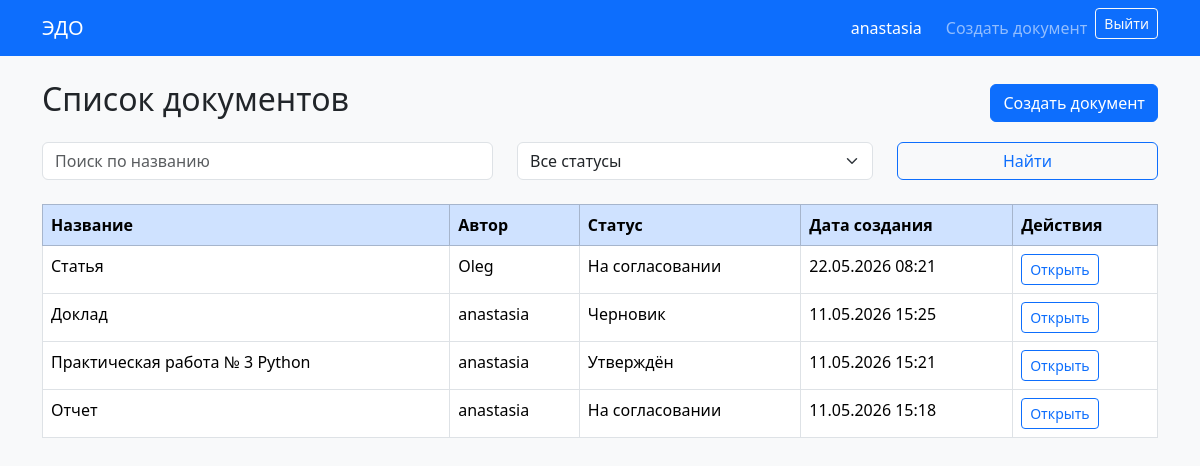
The app's page / (signed in) with its own data.
### documents/models.py (models this page shows, shortened)
class Document(models.Model):
    title = models.CharField(max_length=255, verbose_name='Название')
    description = models.TextField(blank=True, verbose_name='Описание')
    file = models.FileField(upload_to='documents/', verbose_name='Файл')
    author = models.ForeignKey(
        User,
        on_delete=models.CASCADE,
        related_name='documents',
        verbose_name='Автор'
    )
    status = models.ForeignKey(
        Status,
        on_delete=models.SET_NULL,
        null=True,
        blank=True,
        verbose_name='Статус'
    )
    created_at = models.DateTimeField(auto_now_add=True, verbose_name='Дата создания')
    updated_at = models.DateTimeField(auto_now=True, verbose_name='Дата обновления')
    class Meta:
        verbose_name = 'Документ'
        verbose_name_plural = 'Документы'
        ordering = ['-created_at']

class Status(models.Model):
    name = models.CharField(max_length=100, verbose_name='Название статуса')
    class Meta:
        verbose_name = 'Статус'
        verbose_name_plural = 'Статусы'

### documents/views.py (the view)
# urls.py: path('', views.document_list, name='document_list'),
@login_required
def document_list(request):
    query = request.GET.get('q', '')
    status_id = request.GET.get('status', '')
    documents = Document.objects.all()
    statuses = Status.objects.all()
    if query:
        documents = documents.filter(title__icontains=query)
    if status_id:
        documents = documents.filter(status_id=status_id)
    return render(request, 'documents/document_list.html', {
        'documents': documents,
        'statuses': statuses,
        'query': query,
        'selected_status': status_id,
    })

### templates/documents/document_list.html (shortened to what this page needs)
{% extends 'base.html' %}
{% block content %}
<div class="d-flex justify-content-between align-items-center mb-3">
    <h2>Список документов</h2>
    <a href="{% url 'document_create' %}" class="btn btn-primary">
        Создать документ
    </a>
</div>
<form method="get" class="row mb-4">
    <div class="col-md-5">
        <input
            type="text"
            name="q"
            value="{{ query }}"
            class="form-control"
            placeholder="Поиск по названию"
        >
    </div>
    <div class="col-md-4">
        <select name="status" class="form-select">
            <option value="">Все статусы</option>
        </select>
    </div>
    <div class="col-md-3">
        <button class="btn btn-outline-primary w-100">
            Найти
        </button>
    </div>
</form>
<table class="table table-bordered table-hover bg-white">
    <thead class="table-primary">
        <tr>
            <th>Название</th>
            <th>Автор</th>
            <th>Статус</th>
            <th>Дата создания</th>
            <th>Действия</th>
        </tr>
    </thead>
    <tbody>
        {% for document in documents %}
        <tr>
            <td>{{ document.title }}</td>
            <td>{{ document.author.username }}</td>
            <td>
                {% if document.status %}
                    {{ document.status.name }}
                {% else %}
                    Без статуса
                {% endif %}
            </td>
            <td>{{ document.created_at|date:"d.m.Y H:i" }}</td>
            <td>
                <a href="{% url 'document_detail' document.pk %}" class="btn btn-sm btn-outline-primary">
                    Открыть
                </a>
            </td>
        </tr>
        {% empty %}
        <tr>
            <td colspan="5" class="text-center">
                Документы не найдены
            </td>
        </tr>
        {% endfor %}
    </tbody>
</table>
{% endblock %}

### templates/base.html (shortened to what this page needs)
<!doctype html>
<html lang="ru">
<head>
    <link
        href="https://cdn.jsdelivr.net/npm/bootstrap@5.3.3/dist/css/bootstrap.min.css"
        rel="stylesheet"
    >
</head>
<body class="bg-light">
<nav class="navbar navbar-expand-lg navbar-dark bg-primary mb-4">
    <div class="container">
        <a class="navbar-brand" href="{% url 'document_list' %}">
            ЭДО
        </a>
        <div class="navbar-nav ms-auto">
            {% if user.is_authenticated %}
                <span class="navbar-text text-white me-3">
                    {{ user.username }}
                </span>
                <a class="nav-link" href="{% url 'document_create' %}">
                    Создать документ
                </a>
                <form method="post" action="{% url 'logout' %}" class="d-inline">
                    <button class="btn btn-outline-light btn-sm" type="submit">
                        Выйти
                    </button>
                </form>
            {% else %}
                <a class="nav-link" href="{% url 'login' %}">Вход</a>
                <a class="nav-link" href="{% url 'register' %}">Регистрация</a>
            {% endif %}
        </div>
    </div>
</nav>
<main class="container">
    {% block content %}
    {% endblock %}
</main>
</body>
</html>

### records on screen
Document: title "Статья", author.username "Oleg", status.name "На согласовании", created_at "22.05.2026 08:21"
Document: title "Доклад", author.username "anastasia", status.name "Черновик", created_at "11.05.2026 15:25"
Document: title "Практическая работа № 3 Python", author.username "anastasia", status.name "Утверждён", created_at "11.05.2026 15:21"
Document: title "Отчет", author.username "anastasia", status.name "На согласовании", created_at "11.05.2026 15:18"

### other values on screen
{{ user.username }} "anastasia"
